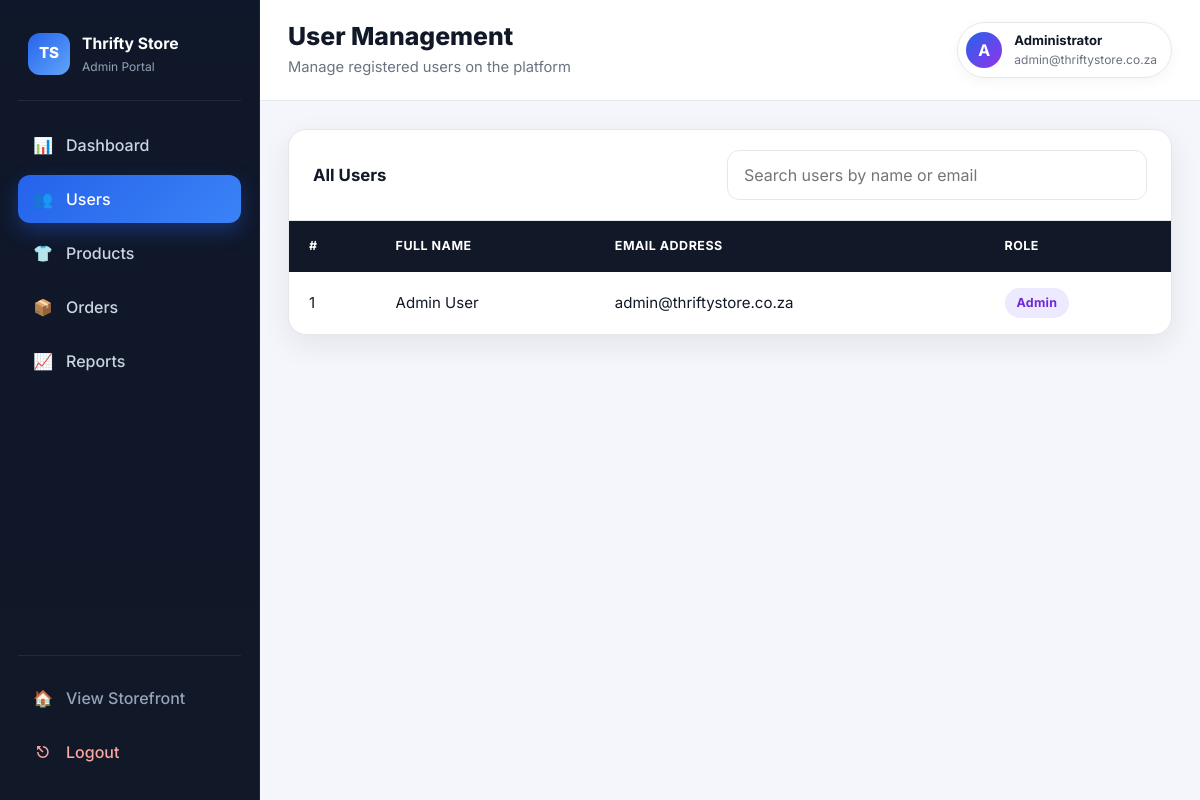
The page /admin/users.php (signed in) on the database its author committed.
### tables this page shows
CREATE TABLE IF NOT EXISTS users (
    user_id INT AUTO_INCREMENT PRIMARY KEY,
    fullname VARCHAR(100) NOT NULL,
    email VARCHAR(100) UNIQUE NOT NULL,
    password VARCHAR(255) NOT NULL,
    role ENUM('admin','seller','buyer') DEFAULT 'buyer',
    created_at TIMESTAMP DEFAULT CURRENT_TIMESTAMP
);

### includes/paths.php (called while the page is built, shortened)
<?php
function asset_url($path)
{
    $path = str_replace('\\', '/', (string)$path);
    $path = ltrim($path, '/');
    $segments = explode('/', $path);
    $encodedPath = implode('/', array_map('rawurlencode', $segments));
    if (SITE_BASE === '') {
        return '/' . $encodedPath;
    }
    return SITE_BASE . '/' . $encodedPath;
}
function site_url($path = '')
{
    $path = str_replace('\\', '/', (string)$path);
    $path = ltrim($path, '/');
    if (SITE_BASE === '') {
        return '/' . $path;
    }
    return SITE_BASE . '/' . $path;
}

### admin/users.php (the view, shortened to what this page needs)
<?php
include('../includes/config.php');
include('../includes/admin-layout.php');
$result = mysqli_query($conn, 'SELECT * FROM users ORDER BY user_id DESC');
admin_header('User Management', 'Manage registered users on the platform', 'users');
?>
<section class="admin-panel">
    <div class="admin-panel-header">
        <h2>All Users</h2>
        <input type="text"
               id="searchUser"
               class="admin-search"
               placeholder="Search users by name or email"
               onkeyup="searchUsers()">
    </div>
    <div class="admin-panel-body">
        <div class="admin-table-wrap">
            <table class="admin-table" id="usersTable">
                <thead>
                    <tr>
                        <th>#</th>
                        <th>Full Name</th>
                        <th>Email Address</th>
                        <th>Role</th>
                    </tr>
                </thead>
                <tbody>
                <?php while ($user = mysqli_fetch_assoc($result)) { ?>
                    <tr>
                        <td><?php echo (int)$user['user_id']; ?></td>
                        <td><?php echo htmlspecialchars($user['fullname']); ?></td>
                        <td><?php echo htmlspecialchars($user['email']); ?></td>
                        <td><?php echo admin_role_badge($user['role']); ?></td>
                    </tr>
                <?php } ?>
                </tbody>
            </table>
        </div>
    </div>
</section>
<?php admin_footer(); ?>

### includes/admin-layout.php (shortened to what this page needs)
<?php
function admin_nav_items()
{
    return [
        'dashboard' => ['label' => 'Dashboard', 'icon' => '📊', 'href' => 'dashboard.php'],
        'users' => ['label' => 'Users', 'icon' => '👥', 'href' => 'users.php'],
        'products' => ['label' => 'Products', 'icon' => '👕', 'href' => 'products.php'],
        'orders' => ['label' => 'Orders', 'icon' => '📦', 'href' => 'orders.php'],
        'reports' => ['label' => 'Reports', 'icon' => '📈', 'href' => 'reports.php'],
    ];
}
function admin_header($pageTitle, $pageSubtitle = '', $activePage = 'dashboard')
{
    require_once __DIR__ . '/paths.php';
    $adminEmail = htmlspecialchars($_SESSION['admin'] ?? 'Admin');
    ?>
<!DOCTYPE html>
<html lang="en">
<head>
    <link href="https://cdn.jsdelivr.net/npm/bootstrap@5.3.3/dist/css/bootstrap.min.css" rel="stylesheet">
    <link rel="stylesheet" href="<?php echo asset_url('assets/css/admin.css'); ?>?v=<?php echo CSS_VERSION; ?>">
</head>
<body class="admin-body">
<div class="admin-shell">
    <aside class="admin-sidebar" id="adminSidebar">
        <div class="admin-brand">
            <span class="admin-brand-mark">TS</span>
            <div>
                <strong>Thrifty Store</strong>
                <small>Admin Portal</small>
            </div>
        </div>
        <nav class="admin-nav">
            <?php foreach (admin_nav_items() as $key => $item): ?>
                <a href="<?php echo $item['href']; ?>"
                   class="admin-nav-link<?php echo $activePage === $key ? ' active' : ''; ?>">
                    <span class="admin-nav-icon"><?php echo $item['icon']; ?></span>
                    <?php echo $item['label']; ?>
                </a>
            <?php endforeach; ?>
        </nav>
        <div class="admin-sidebar-footer">
            <a href="<?php echo site_url('index.php'); ?>" class="admin-nav-link admin-nav-link-muted">
                <span class="admin-nav-icon">🏠</span>
                View Storefront
            </a>
            <a href="logout.php" class="admin-nav-link admin-nav-link-danger">
                <span class="admin-nav-icon">⎋</span>
                Logout
            </a>
        </div>
    </aside>
    <div class="admin-main">
        <header class="admin-topbar">
            <div class="admin-topbar-copy">
                <h1><?php echo htmlspecialchars($pageTitle); ?></h1>
                <?php if ($pageSubtitle !== ''): ?>
                    <p><?php echo htmlspecialchars($pageSubtitle); ?></p>
                <?php endif; ?>
            </div>
            <div class="admin-user-chip">
                <span class="admin-user-avatar">A</span>
                <div>
                    <strong>Administrator</strong>
                    <small><?php echo $adminEmail; ?></small>
                </div>
            </div>
        </header>
        <main class="admin-content">
    <?php
}
function admin_footer()
{
    ?>
        </main>
    </div>
</div>
</body>
</html>
    <?php
}
function admin_role_badge($role)
{
    $role = strtolower(trim($role));
    $class = 'admin-badge-buyer';
    if ($role === 'seller') {
        $class = 'admin-badge-seller';
    } elseif ($role === 'admin') {
        $class = 'admin-badge-admin';
    }
    return '<span class="admin-badge ' . $class . '">' . htmlspecialchars(ucfirst($role)) . '</span>';
}
    ?>

### rows shown on the page
users: user_id "1", fullname "Admin User", email "admin@thriftystore.co.za", role "Admin"

### other values the page prints
$item['icon'] "📊"
$item['label'] "Dashboard"
$item['icon'] "👥"
$item['label'] "Users"
$item['icon'] "👕"
$item['label'] "Products"
$item['icon'] "📦"
$item['label'] "Orders"
$item['icon'] "📈"
$item['label'] "Reports"
$pageTitle "User Management"
$pageSubtitle "Manage registered users on the platform"
$adminEmail "admin@thriftystore.co.za"
